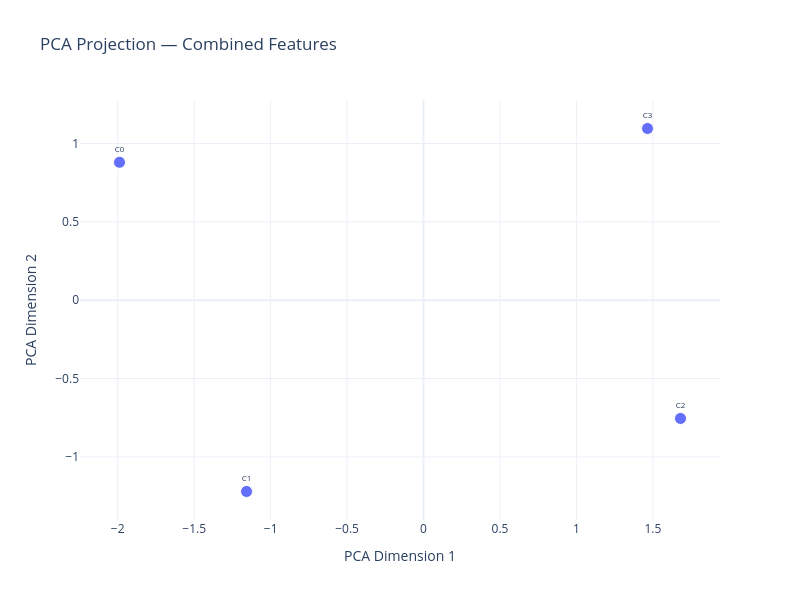

The notebook cell this image was saved under:
### Code cell
# ============================================================
# PCA Projection
# ============================================================
with utils.Timer('PCA'):
    pca_2d, pca_model = utils.compute_pca_embedding(COMBINED_FEATURES, n_components=2)

print(f'Explained variance ratio: {pca_model.explained_variance_ratio_.round(3)}')

fig_pca = viz.plot_embedding_2d(
    pca_2d,
    component_ids=[c.component_id for c in components],
    title='PCA Projection — Combined Features',
    method_name='PCA',
)
fig_pca.show()

### Figure 1 — Plotly figure (JSON) as saved in the notebook; plotly's stock layout.template omitted (floating-point values rounded to 4 significant figures)
{"data": [{"hoverinfo": "text", "hovertext": ["Component 0", "Component 1", "Component 2", "Component 3"], "marker": {"colorscale": [[0, "#440154"], [0.1111, "#482878"], [0.2222, "#3e4989"], [0.3333, "#31688e"], [0.4444, "#26828e"], [0.5556, "#1f9e89"], [0.6667, "#35b779"], [0.7778, "#6ece58"], [0.8889, "#b5de2b"], [1, "#fde725"]], "line": {"color": "white", "width": 1}, "showscale": false, "size": 12}, "mode": "markers+text", "text": ["C0", "C1", "C2", "C3"], "textfont": {"size": 8}, "textposition": "top center", "type": "scatter", "x": [-1.988, -1.157, 1.681, 1.465], "y": [0.8798, -1.221, -0.7547, 1.096]}], "layout": {"height": 600, "hovermode": "closest", "title": {"text": "PCA Projection — Combined Features"}, "width": 800, "xaxis": {"title": {"text": "PCA Dimension 1"}}, "yaxis": {"title": {"text": "PCA Dimension 2"}}}}
